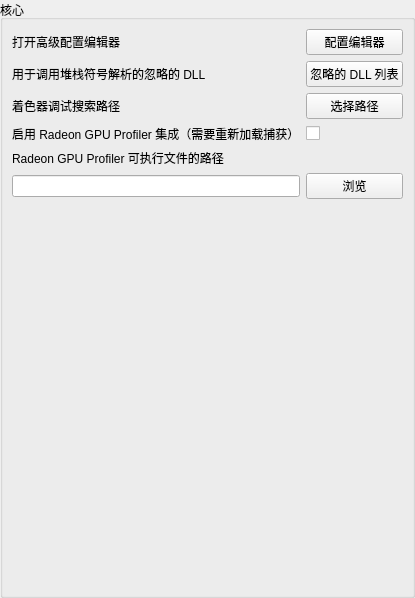
     <widget class="QWidget" name="core">
      <attribute name="title">
       <string>Core</string>
      </attribute>
      <layout class="QHBoxLayout" name="horizontalLayout_2">
       <property name="leftMargin">
        <number>0</number>
       </property>
       <property name="topMargin">
        <number>0</number>
       </property>
       <property name="rightMargin">
        <number>0</number>
       </property>
       <property name="bottomMargin">
        <number>0</number>
       </property>
       <item>
        <widget class="QGroupBox" name="groupBox_2">
         <property name="title">
          <string>核心</string>
         </property>
         <layout class="QGridLayout" name="gridLayout_2">
          <item row="0" column="0">
           <widget class="QLabel" name="label_28">
            <property name="text">
             <string>打开高级配置编辑器</string>
            </property>
           </widget>
          </item>
          <item row="0" column="1">
           <widget class="QPushButton" name="configEditor">
            <property name="text">
             <string>配置编辑器</string>
            </property>
           </widget>
          </item>
          <item row="1" column="0">
           <widget class="QLabel" name="chooseIgnoresLabel">
            <property name="sizePolicy">
             <sizepolicy hsizetype="Expanding" vsizetype="Preferred">
              <horstretch>0</horstretch>
              <verstretch>0</verstretch>
             </sizepolicy>
            </property>
            <property name="text">
             <string>用于调用堆栈符号解析的忽略的 DLL</string>
            </property>
           </widget>
          </item>
          <item row="1" column="1">
           <widget class="QPushButton" name="chooseIgnores">
            <property name="text">
             <string>忽略的 DLL 列表</string>
            </property>
           </widget>
          </item>
          <item row="2" column="0">
           <widget class="QLabel" name="label_31">
            <property name="sizePolicy">
             <sizepolicy hsizetype="Expanding" vsizetype="Preferred">
              <horstretch>0</horstretch>
              <verstretch>0</verstretch>
             </sizepolicy>
            </property>
            <property name="text">
             <string>着色器调试搜索路径</string>
            </property>
           </widget>
          </item>
          <item row="2" column="1">
           <widget class="QPushButton" name="chooseSearchPaths">
            <property name="text">
             <string>选择路径</string>
            </property>
           </widget>
          </item>
          <item row="3" column="0">
           <widget class="QLabel" name="label_18">
            <property name="toolTip">
             <string>RenderDoc can optionally have integration with AMD's Radeon GPU Profiler, to allow capturing RGP from RenderDoc and allowing interop between the two.

After interop is enabled you will need to reload any capture.</string>
            </property>
            <property name="text">
             <string>启用 Radeon GPU Profiler 集成（需要重新加载捕获）</string>
            </property>
           </widget>
          </item>
          <item row="3" column="1">
           <widget class="QCheckBox" name="ExternalTool_RGPIntegration">
            <property name="toolTip">
             <string>RenderDoc can optionally have integration with AMD's Radeon GPU Profiler, to allow capturing RGP from RenderDoc and allowing interop between the two.

After interop is enabled you will need to reload any capture.</string>
            </property>
            <property name="text">
             <string/>
            </property>
           </widget>
          </item>
          <item row="4" column="0" colspan="2">
           <widget class="QLabel" name="label_17">
            <property name="toolTip">
             <string>Locates the RadeonGPUProfiler.exe which will be used to interop with when generating and opening RGP profiles.</string>
            </property>
            <property name="text">
             <string>Radeon GPU Profiler 可执行文件的路径</string>
            </property>
           </widget>
          </item>
          <item row="5" column="0">
           <widget class="QLineEdit" name="ExternalTool_RadeonGPUProfiler">
            <property name="toolTip">
             <string>Locates the RadeonGPUProfiler.exe which will be used to interop with when generating and opening RGP profiles.</string>
            </property>
           </widget>
          </item>
          <item row="5" column="1">
           <widget class="QPushButton" name="browseRGPPath">
            <property name="toolTip">
             <string>Locates the RadeonGPUProfiler.exe which will be used to interop with when generating and opening RGP profiles.</string>
            </property>
            <property name="text">
             <string>浏览</string>
            </property>
           </widget>
          </item>
          <item row="6" column="0" colspan="2">
           <spacer name="verticalSpacer_2">
            <property name="orientation">
             <enum>Qt::Orientation::Vertical</enum>
            </property>
            <property name="sizeHint" stdset="0">
             <size>
              <width>20</width>
              <height>387</height>
             </size>
            </property>
           </spacer>
          </item>
         </layout>
        </widget>
       </item>
      </layout>
     </widget>
